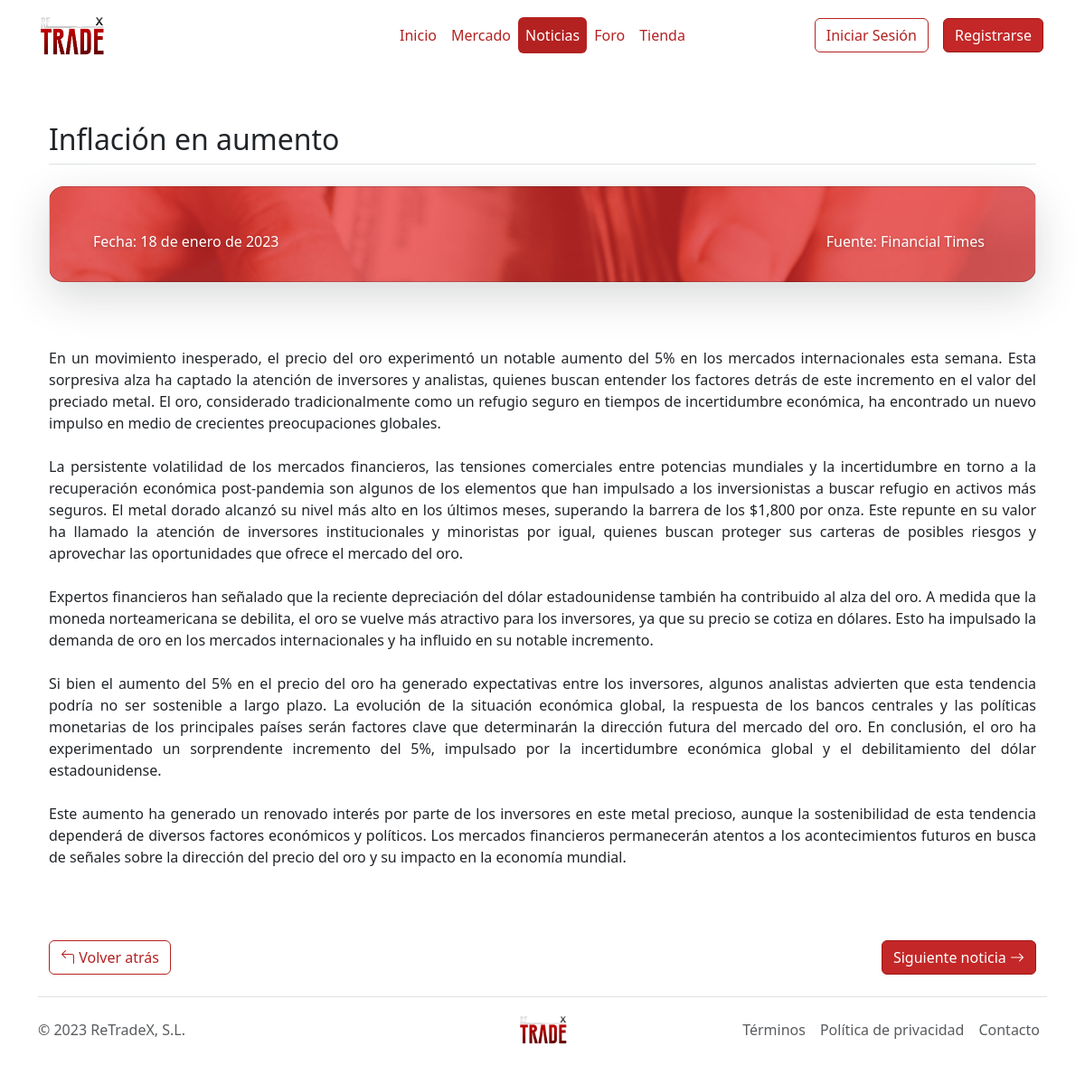
/Paginas/leernoticia.php?IdNoticia=7, run on the app's committed database.
### tables this page shows
CREATE TABLE Noticias (
	IdNoticia int(5) AUTO_INCREMENT,
	Fecha varchar(20) NOT NULL,
	Titulo varchar(50) NOT NULL,
	Texto varchar(21000) NOT NULL,
	Fuente varchar(40) NOT NULL,
	Categoria varchar(200) NOT NULL,
    Foto varchar(70) NOT NULL,
	CONSTRAINT pk_Noticias PRIMARY KEY (IdNoticia)
);

### Paginas/leernoticia.php (the view, shortened to what this page needs)
<?php
include "global.php";
?>
<!DOCTYPE html>
<html lang="en">
<head>
    <link rel="stylesheet" href="../Estilos/style.css">
    <link rel="stylesheet" href="https://cdn.jsdelivr.net/npm/bootstrap-icons@1.10.5/font/bootstrap-icons.css">
</head>
<body>
  <div class="container">
    <header class="d-flex flex-wrap align-items-center justify-content-center justify-content-md-between py-3 mb-2">
      <a href="index.php" class="d-flex align-items-center col-md-3 mb-2 mb-md-0 text-dark text-decoration-none">
        <img class="img-fluid" src="../Imagenes/logo.png" height="75px" width="75px">
      </a>
      <ul class="nav nav-pills col-12 col-md-auto mb-2 justify-content-center mb-md-0">
        <li class="nav-item"><a href="index.php" class="nav-link px-2 link-dark">Inicio</a></li>
        <li class="nav-item"><a href="mercado.php" class="nav-link px-2 link-dark">Mercado</a></li>
        <li class="nav-item"><a href="noticias.php" class="nav-link px-2 link-dark active">Noticias</a></li>
        <li class="nav-item"><a href="foro.php" class="nav-link px-2 link-dark">Foro</a></li>
        <li class="nav-item"><a href="tienda.php" class="nav-link px-2 link-dark">Tienda</a></li>
      </ul>
      <div class="col-md-3 text-end">
      <?php
        if (!isset($_SESSION['correo'])) {
          echo '<a href="iniciar.php"><button type="button" class="btn btn-outline-primary me-2 m-1">Iniciar Sesión</button></a>
          <a href="registro.php"><button type="button" class="btn btn-primary m-1">Registrarse</button></a>';
        }else{
        echo '<a href="perfil.php"><button type="button" class="btn btn-primary m-1">Saldo '.$_SESSION['Saldo'].'€</button></a>
        <a href="cerrarsesion.php"><button type="button" class="btn btn-outline-primary me-2 m-1">Cerrar Sesión</button></a>';
        }
        ?>
      </div>
    </header>
  </div>
  <?php
        if (!isset($error)) {
          $id = $_GET['IdNoticia'];
          $sql = "SELECT * FROM Noticias WHERE IdNoticia=$id ";
          $resultado = $dwes->query($sql);
          if ($resultado) {
              $row = $resultado->fetch();
              while ($row != null) {
                  $nombre = $row['Titulo'];
                  $Fuente = $row['Fuente'];
                  $Texto = $row['Texto'];
                  $Fecha = $row['Fecha'];
                  $contadorPuntos = 0;
                  $Texto = preg_replace_callback('/\.\s/', function($matches) use (&$contadorPuntos) {
                      $contadorPuntos++;
                      if ($contadorPuntos % 3 === 0) {
                          return ".<br><br>";
                      } else {
                          return $matches[0];
                      }
                  }, $Texto);
                  $foto = $row['Foto'];
                  echo "<div class='container px-4 py-5' id='custom-cards'>
                  <h2 class='pb-2 border-bottom'>$nombre</h2>
                  <div class='align-items-stretch g-4 py-3'>
                    <div class='col'>
                      <div class='card card-cover h-100 overflow-hidden text-bg-dark rounded-4 shadow-lg' style='background-image: url(\"$foto\");'>
                        <div class='d-flex flex-column h-100 p-5 pb-3 text-white text-shadow-1'>
                          <ul class='d-flex list-unstyled mt-auto'>
                            <li class='me-auto'>Fecha: $Fecha
                            </li>
                            <li class='d-flex align-items-center me-2'>Fuente: $Fuente
                            </li>
                          </ul>
                        </div>
                      </div>
                    </div>
                  </div>
                </div>
                <div class='container px-4 pb-4' id='custom-cards'>
                <p class='pt-2' style='text-align: justify !important;'>$Texto</p>
                </div>
                <div class='d-grid gap-2 d-md-flex justify-content-center mb-4 mb-lg-3'>
                </div><br>" ;
                  $row = $resultado->fetch();
              }}
        };
    ?>
<div class="container px-4" id="custom-cards">
  <div class="d-flex justify-content-between">
    <a href="noticias.php"><button type="button" class="btn btn-outline-primary"><i class="bi bi-arrow-90deg-left"></i> Volver atrás</button></a>
<?php
              $sql = "SELECT * FROM Noticias WHERE IdNoticia=$id+1";
              $resultado = $dwes->query($sql);
              if ($resultado) {
                $row = $resultado->fetch();
                if($row != null) {
                echo "<a href='leernoticia.php?IdNoticia=".($id+1)."'><button type='button' class='btn btn-primary'>Siguiente noticia <i class='bi bi-arrow-right'></i></button></a>";
                }
             }
?>
</div>
</div>
      <?php echo $footer; ?>
</body>
</html>

### data on the page
noticias: Titulo "Inflación en aumento", Foto (picture), Fecha "18 de enero de 2023", Fuente "Financial Times", Texto "En un movimiento inesperado, el precio del oro experimentó un notable aumento del 5% en los mercados internacionales esta semana. Esta sorpresiva alza ha captado la atención de inversores y analistas, quienes buscan entender los factores detrás de este incremento en el valor del preciado metal. El oro, considerado tradicionalmente como un refugio seguro en tiempos de incertidumbre económica, ha encontrado un nuevo impulso en medio de crecientes preocupaciones globales La persistente volatilidad de los mercados financieros, las tensiones comerciales entre potencias mundiales y la incertidumbre en torno a la recuperación económica post-pandemia son algunos de los elementos que han impulsado a…"
